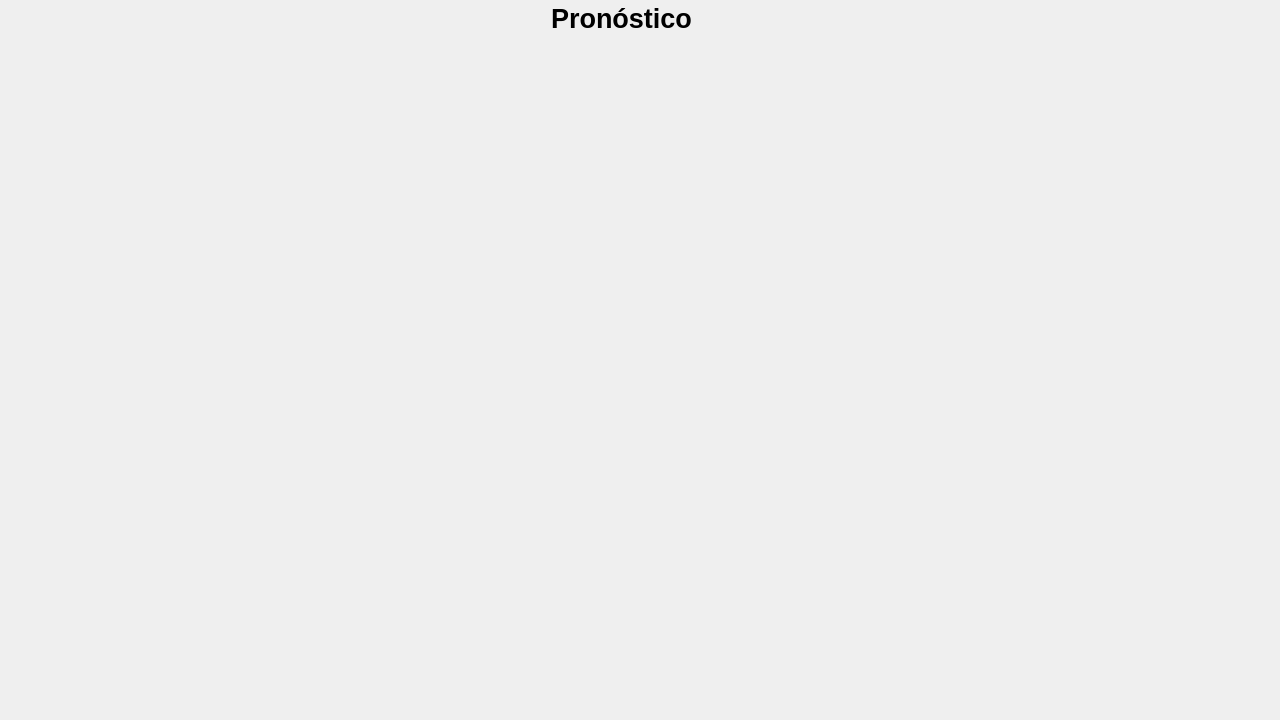
         <widget class="QWidget" name="tab_2">
          <attribute name="icon">
           <iconset>
            <normaloff>../../GUI/2018905.png</normaloff>../../GUI/2018905.png</iconset>
          </attribute>
          <attribute name="title">
           <string/>
          </attribute>
          <widget class="QWidget" name="verticalLayoutWidget_10">
           <property name="geometry">
            <rect>
             <x>200</x>
             <y>40</y>
             <width>831</width>
             <height>211</height>
            </rect>
           </property>
           <layout class="QVBoxLayout" name="verticalLayout_12"/>
          </widget>
          <widget class="QWidget" name="verticalLayoutWidget_11">
           <property name="geometry">
            <rect>
             <x>200</x>
             <y>270</y>
             <width>831</width>
             <height>211</height>
            </rect>
           </property>
           <layout class="QVBoxLayout" name="verticalLayout_13"/>
          </widget>
          <widget class="QWidget" name="verticalLayoutWidget_12">
           <property name="geometry">
            <rect>
             <x>200</x>
             <y>500</y>
             <width>831</width>
             <height>211</height>
            </rect>
           </property>
           <layout class="QVBoxLayout" name="verticalLayout_14"/>
          </widget>
          <widget class="QWidget" name="layoutWidget">
           <property name="geometry">
            <rect>
             <x>1</x>
             <y>1</y>
             <width>1241</width>
             <height>35</height>
            </rect>
           </property>
           <layout class="QHBoxLayout" name="horizontalLayout_2">
            <item>
             <spacer name="horizontalSpacer_3">
              <property name="orientation">
               <enum>Qt::Horizontal</enum>
              </property>
              <property name="sizeHint" stdset="0">
               <size>
                <width>40</width>
                <height>20</height>
               </size>
              </property>
             </spacer>
            </item>
            <item>
             <widget class="QLabel" name="label_2">
              <property name="text">
               <string>&lt;html&gt;&lt;head/&gt;&lt;body&gt;&lt;p align=&quot;center&quot;&gt;&lt;span style=&quot; font-size:20pt; font-weight:600; color:#000000;&quot;&gt;Pronóstico&lt;/span&gt;&lt;/p&gt;&lt;/body&gt;&lt;/html&gt;</string>
              </property>
             </widget>
            </item>
            <item>
             <spacer name="horizontalSpacer_4">
              <property name="orientation">
               <enum>Qt::Horizontal</enum>
              </property>
              <property name="sizeHint" stdset="0">
               <size>
                <width>40</width>
                <height>20</height>
               </size>
              </property>
             </spacer>
            </item>
           </layout>
          </widget>
          <widget class="QLabel" name="label_15">
           <property name="geometry">
            <rect>
             <x>1090</x>
             <y>440</y>
             <width>141</width>
             <height>111</height>
            </rect>
           </property>
           <property name="styleSheet">
            <string notr="true">background-color: qradialgradient(spread:pad, cx:0.5, cy:0.5, radius:0.5, fx:0.5, fy:0.5, stop:0 rgba(255, 255, 255, 0), stop:0.35 rgba(255, 255, 255, 0), stop:0.4 rgba(255, 255, 255, 0), stop:0.425 rgba(255, 255, 255, 0), stop:0.44 rgba(252, 252, 252, 0), stop:1 rgba(255, 255, 255, 0))</string>
           </property>
           <property name="text">
            <string/>
           </property>
           <property name="pixmap">
            <pixmap>Mi proyecto.png</pixmap>
           </property>
           <property name="scaledContents">
            <bool>true</bool>
           </property>
          </widget>
          <widget class="QLabel" name="label_16">
           <property name="geometry">
            <rect>
             <x>1050</x>
             <y>540</y>
             <width>221</width>
             <height>171</height>
            </rect>
           </property>
           <property name="styleSheet">
            <string notr="true">background-color: qradialgradient(spread:pad, cx:0.5, cy:0.5, radius:0.5, fx:0.5, fy:0.5, stop:0 rgba(255, 255, 255, 0), stop:0.35 rgba(255, 255, 255, 0), stop:0.4 rgba(255, 255, 255, 0), stop:0.425 rgba(255, 255, 255, 0), stop:0.44 rgba(252, 252, 252, 0), stop:1 rgba(255, 255, 255, 0))</string>
           </property>
           <property name="text">
            <string/>
           </property>
           <property name="pixmap">
            <pixmap>descargar.png</pixmap>
           </property>
           <property name="scaledContents">
            <bool>true</bool>
           </property>
          </widget>
         </widget>
